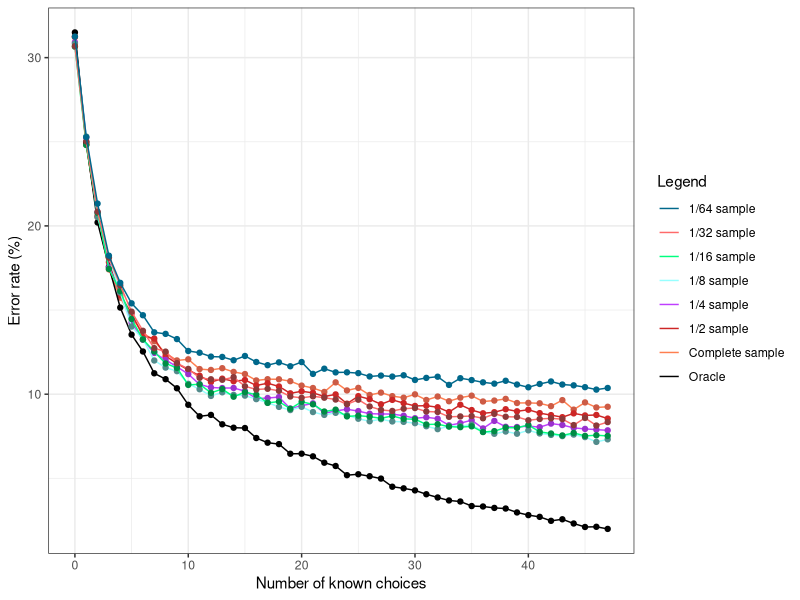
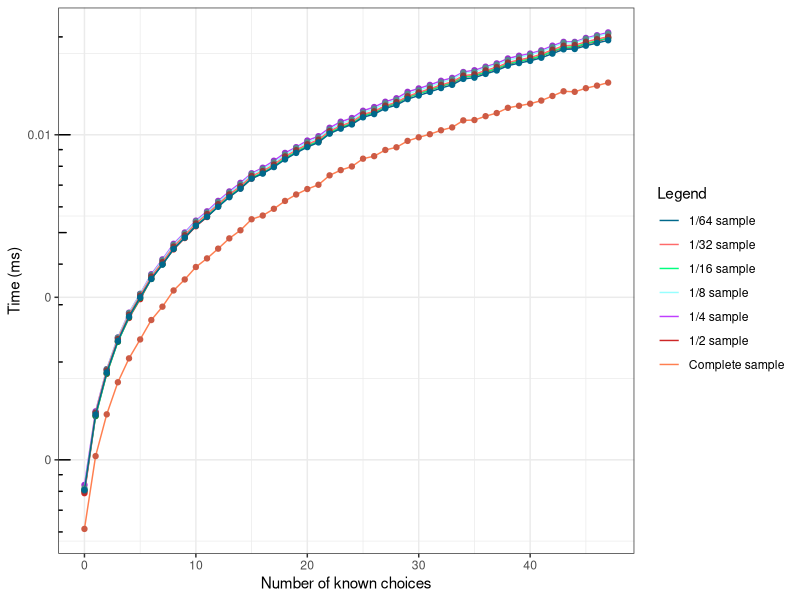

These figures' R source, in order:
library(ggplot2)

#--------------------------------------------------------------------------------------------
#Parametres globaux
dataset_name = "renault_small_header"
algo_name = "naif"
taille_img_x = 1024/2
taille_img_y = 720/2
#fin parametres globaux
#--------------------------------------------------------------------------------------------

#--------------------------------------------------------------------------------------------
#data

oracle = c(0.68502658003544,0.7502584170112226,0.7979548139397519,0.8242395156526875,0.8485307147076196,0.8646264028352038,0.8746308328411104,0.8875886001181335,0.8910956881275842,0.8964855286473715,0.9063053750738335,0.91313496751329,0.912322799763733,0.9178972238629651,0.9199276432368576,0.9201122268163024,0.926055818074424,0.9288245717660957,0.9296736562315416,0.9353957471943296,0.9353588304784406,0.9369462492616657,0.940711754282339,0.9426683402244537,0.9481320141760189,0.9475782634376846,0.9487595983461311,0.9501624335499114,0.9549985233313645,0.9559583579444773,0.9571766095688128,0.9594654459539279,0.9613851151801536,0.9631571175428234,0.9637847017129356,0.9664796219728293,0.966738038984052,0.9675871234494979,0.9679562906083875,0.9702820437093916,0.9718694624926166,0.9729031305375074,0.9752658003544005,0.9743428824571766,0.9768532191376255,0.978920555227407,0.9788098050797401,0.9800649734199646)
courbe1 = c(0.6878322504430006,0.7516612522150029,0.7948168930891908,0.8258269344359126,0.8426609568812758,0.8545112226816303,0.8633712344949793,0.8685764914353219,0.8756275841701122,0.8799468399291199,0.8792823390431187,0.8850782634376846,0.88559509746013,0.8845614294152392,0.8867764323685765,0.8880316007088009,0.8918340224453633,0.8910956881275842,0.8911326048434731,0.8922770230360307,0.8948981098641465,0.8963378617838157,0.8986636148848198,0.8929784406379209,0.897777613703485,0.8962640283520378,0.9004725339633786,0.8990696987595983,0.9011739515652688,0.9020968694624926,0.9001033668044891,0.9034627879503839,0.9013954518606024,0.9042011222681631,0.9020599527466037,0.9008786178381571,0.9043487891317188,0.9037950383933845,0.9027982870643827,0.9052347903130538,0.9051609568812758,0.9054193738924985,0.9071175428233904,0.9035366213821618,0.9091848789131719,0.9049025398700532,0.9078927938570585,0.90748670998228)
courbe1_2 = c(0.6874692390983365,0.7515995668865045,0.7939757850182104,0.8215375529087509,0.8412245299734226,0.852052367358992,0.8653410768776454,0.8669160350428192,0.8773993503297569,0.8817304852839847,0.8856186632542573,0.8890146667979132,0.8928044098828625,0.8907864947337336,0.8923122354562457,0.8915739738163205,0.8948223250319913,0.893493454080126,0.8954129343439315,0.8994979820848509,0.8982675460183089,0.8992026774288808,0.9013682449059947,0.9001378088394527,0.9056501624175608,0.901171375135348,0.9029924205138301,0.9059946845161926,0.9033861600551235,0.905305640318929,0.9069790333694261,0.9068313810414411,0.907766512452013,0.9106211241263904,0.9062899891721626,0.9094399055025101,0.9113593857663156,0.9107195590117138,0.9089477310758933,0.9101781671424353,0.9092430357318634,0.9112609508809922,0.9124421695048726,0.9136726055714145,0.9114086032089772,0.9126390392755193,0.9123437346195492,0.914509302096663)
courbe1_4 = c(0.6908538643266959,0.7475531555855551,0.7918916638542018,0.824628754640567,0.8394363820452244,0.8574502193722578,0.8676594667566655,0.8755062436719541,0.8796405669929126,0.8836905163685453,0.8880779615254809,0.894195072561593,0.8960091123860952,0.8963466081673979,0.8963044211947351,0.898202834964563,0.9025902801214984,0.9022949713128586,0.9017043536955788,0.908580830239622,0.9068511643604455,0.9054589942625717,0.9113651704353696,0.909930813364833,0.9089605129935876,0.9100573742828215,0.9116182922713466,0.9117448531893352,0.9118292271346609,0.9127995275059062,0.9142760715491056,0.9137276409044887,0.9145713803577455,0.9184947688153898,0.9172291596355046,0.9154573067836652,0.9203509956125548,0.9158791765102936,0.9193806952413095,0.919507256159298,0.9189588255146811,0.9195916301046237,0.9174822814714816,0.9183260209247385,0.9200134998312521,0.9206463044211948,0.9210681741478232,0.9214900438744515)
courbe1_8 = c(0.6917352443201953,0.7469386147970233,0.7947395361656888,0.8186006221207229,0.8395873528369493,0.8597865889672008,0.8673859117218569,0.8799858250974525,0.8841989211324172,0.886325156514549,0.8938457298106075,0.8970744576131039,0.9010513052722763,0.8988856951608458,0.9004213096034964,0.9008544316257826,0.9029412922786156,0.9050281529314486,0.9075481356065677,0.909438122612907,0.907508760877269,0.9106193644918691,0.9123124778517148,0.911091861243454,0.9125093514982084,0.9145962121510415,0.9160924518643935,0.9148718352561326,0.9162105760522896,0.916446824428082,0.9172343190140568,0.9190455565617986,0.920778044650943,0.9190061818324999,0.9189668071032011,0.918100563058629,0.9223136590935938,0.9235342757018545,0.9221955349056975,0.9234949009725558,0.9214867897783203,0.9233374020553609,0.9242036460999331,0.9249123912273103,0.9240067724534394,0.9255030121667913,0.9283379926763003,0.9268417529629484)
courbe1_16 = c(0.6934918457552203,0.7519433013260174,0.7922572778539857,0.8255601280292638,0.8387059899405579,0.855319311080628,0.8674744703551288,0.8746761164456638,0.8817634506934918,0.8843926230757506,0.8944901691815272,0.8941091297058376,0.8991769547325102,0.8969669257735101,0.9015012955342173,0.8987959152568206,0.9003200731595793,0.9051592745008383,0.904397195549459,0.9086648376771833,0.9045115073921658,0.9060356652949245,0.910303307422649,0.9091982929431489,0.9131992074378905,0.912780064014632,0.9133516232281664,0.9143423258649596,0.9129324798049078,0.9146852613930804,0.9148757811309252,0.9180003048315806,0.9178478890413047,0.9192577351013566,0.9196006706294773,0.9191053193110806,0.9224965706447188,0.9219631153787532,0.91986739826246,0.9199817101051669,0.9183432403597013,0.9223822588020119,0.9233729614388051,0.9245160798658741,0.9230300259106844,0.9247828074988569,0.9244017680231672,0.9247828074988569)
courbe1_32= c(0.6931788352645591,0.7497656279296508,0.791577605279934,0.8189147635654555,0.8353770577867776,0.8509768627892151,0.8623392207597405,0.8726515918551018,0.8747140660741741,0.8816139798252521,0.8849889376382796,0.8902763715453557,0.8911388607642404,0.8914388570142873,0.8899013762327971,0.8953013087336408,0.8972137848276897,0.8968012899838752,0.8980012749840627,0.90137623279709,0.902163722953463,0.9012637342033225,0.9020887238909514,0.9031762102973713,0.9059886751415608,0.9032887088911389,0.9073011587355158,0.9093636329545881,0.9099636254546818,0.9086511418607267,0.9082386470169123,0.9103011212359845,0.9105636179547756,0.9134510818614767,0.9132260846739416,0.9130010874864064,0.9143135710803615,0.9116886038924513,0.9134135823302209,0.9135260809239885,0.915513556080549,0.9147260659241759,0.9143510706116174,0.9148385645179435,0.9183635204559943,0.9141260734240823,0.9186260171747853,0.9166010424869689)
courbe1_64 = c(0.687488373823431,0.7472376204471892,0.7867480188995126,0.8177015513970014,0.8338479854161241,0.8460136165779977,0.8530823319319916,0.86323895978273,0.8641690539082555,0.8672569664050002,0.874325681758994,0.8753673871795826,0.8776740206108858,0.8778600394359909,0.879831838982105,0.8773019829606756,0.8808735444026935,0.8827709364187656,0.8810967669928197,0.8834034004241229,0.8809107481677145,0.8879422597566874,0.8848543472599427,0.8870493693961828,0.8870121656311619,0.8874958145764351,0.8894676141225492,0.8889467614122549,0.8895420216525912,0.8887607425871498,0.8915510249637263,0.8903233007180327,0.8896164291826333,0.8944901224003869,0.8905093195431377,0.8916254324937684,0.8929647680345251,0.8937460470999665,0.8920346739089996,0.8942668998102608,0.8959038654711857,0.8939320659250716,0.8924439153242308,0.8942668998102608,0.8947505487555341,0.8958294579411437,0.8972804047769635,0.8963131068864169)

tps_courbe1 = c(6.130709539279385E-4,0.0010267396264028352,0.0013801202008269344,0.0017326179858239811,0.0020518761444181925,0.002346206364441819,0.002692112743650325,0.002958922474896633,0.003319325125516834,0.003587738038984052,0.003918995643827525,0.004165597903130537,0.0044631892350856465,0.0047999383490844654,0.0050834096647962195,0.005496392166272888,0.005642942336089782,0.005919015468103957,0.00625843687241583,0.006549908446544596,0.006807933069994093,0.007017995976077968,0.007500659111045482,0.007785269750443,0.007988596204961607,0.008440687869167159,0.008594035624630833,0.00897847844063792,0.00915021902687537,0.009574535513880685,0.00982102030419374,0.010038620016243355,0.010323273922031896,0.010534935727997637,0.011071919115475488,0.011099380094506792,0.011406020230360307,0.011662656083874779,0.01210107704518606,0.012279355212640284,0.01246057553160071,0.01273974667749557,0.013162413319551093,0.013605502362669816,0.013554199940933254,0.0139077325753101,0.014163541088304784,0.014468727148552865)
tps_courbe1_2 = c(7.896655182596712E-4,0.00136714460084654,0.0018382601634019096,0.0023135754503396003,0.0027310056107884635,0.003120814499458608,0.003603981986415986,0.004000695737769466,0.004439287626734915,0.004811042228565804,0.005229605374544739,0.00558334319322768,0.006044210847524363,0.006462290776651245,0.0068404017127670046,0.007332424106703416,0.007628736883551531,0.007985123437346196,0.00846777679889753,0.008848054975883453,0.009243433704104735,0.009533821832857566,0.010131402451028644,0.010554990648685895,0.010800761147750762,0.01143700054139187,0.011710552268924106,0.012199991731469633,0.012481054582143911,0.013034857220198839,0.013408260950880992,0.013705166453391081,0.014126937296978049,0.014419763411753125,0.015037123978738064,0.015200521015848017,0.015526930012796536,0.015973549660399645,0.016436697509597403,0.016864112166551825,0.017033485628506744,0.017495202874298652,0.018020672802441184,0.018484550497096172,0.018490978393542672,0.019085730485283985,0.019323699970469534,0.019859871444039768)
tps_courbe1_4 = c(8.372355298683767E-4,0.0014098875295308808,0.0019005518477894026,0.0023786835977050286,0.0028356536027674653,0.0032410133310833613,0.0037233806952413095,0.004136647316908539,0.004618874409382382,0.005003784888626392,0.005442994600067499,0.005812966967600405,0.006259881454606818,0.006692792271346608,0.007114445072561593,0.0076133146726290925,0.00791632888963888,0.00831886103611205,0.00879309584880189,0.009158950472494093,0.009597938069524132,0.009898066022612218,0.010508173557205534,0.010967922713466081,0.011258662799527506,0.011853312942963212,0.012169930349308133,0.01263404530880864,0.01294923050961863,0.013551132635842051,0.013883738862639217,0.014235005737428282,0.014656054463381708,0.014960523666891663,0.015595641832602092,0.015791799485318933,0.01619693680391495,0.016574545688491395,0.01716547498312521,0.017500741436044548,0.017771976965912924,0.01817950438744516,0.018795689039824502,0.01930797941275734,0.019305915372932837,0.0198519760799865,0.02023579201822477,0.02064334395038812)
tps_courbe1_8 = c(8.174674961609639E-4,0.001396762767255975,0.0018997574122927906,0.0023767877702090797,0.0028282199078631335,0.0032370688270268143,0.003699579320392172,0.00410908591565933,0.004582841516714573,0.0049667959207780445,0.005408918888057644,0.005760380005512462,0.006201459739339292,0.006634193881167067,0.007037781745875497,0.007563234830885538,0.007842090168130094,0.00821617234319014,0.008682229475922353,0.009093820293735481,0.009478014489900382,0.009787329172736937,0.010378890656376738,0.010822900381934874,0.01111578836083002,0.01170139859038469,0.012015959286529905,0.012497175611292672,0.012793626412568414,0.013356430602039612,0.013698007599322755,0.014077768752214828,0.014487094578099775,0.014801871795881404,0.015495207937945427,0.015598007205575462,0.016062024884828916,0.016427142221522226,0.016955137969051463,0.01728141091467496,0.017622506831515533,0.01801991061936449,0.018588217584754103,0.01915965243926448,0.019189747647359923,0.019706255502618418,0.02008786018033626,0.02045212300665433)
tps_courbe1_16 = c(8.066248666361835E-4,0.0013625513260173755,0.0018439873113854596,0.0023067941624752325,0.0027453697226032616,0.0031464016537113243,0.00360129420057918,0.003993691281816796,0.004459384926078342,0.004841049154092364,0.005266868160341411,0.005621437738149672,0.006036347279378144,0.006476498323426307,0.006879669524462734,0.007387766841944825,0.0076503258649596095,0.008021924973327236,0.008469494703551288,0.008875475118122237,0.009257206523395824,0.009553882106386222,0.010158583752476757,0.010555149329370522,0.010861235139460449,0.011434583485749123,0.011717370294162475,0.01219253856119494,0.012514100670629478,0.013037701836610273,0.013390671810699589,0.013711583409541228,0.014128262117055326,0.014442957857033988,0.015088209457399786,0.015192082571254381,0.015609799725651578,0.01599083561957019,0.01653878650358177,0.01682968606157598,0.017106805403139764,0.01748587136107301,0.018054886145404663,0.018587702103337905,0.018649432479804908,0.019094265546410607,0.01946907007315958,0.019844276558451456)
tps_courbe1_32= c(7.996946038174523E-4,0.0013954082948963139,0.0018841558480518993,0.002352664791690104,0.0027958579142760716,0.0032020343120710993,0.003661660441744478,0.004058391832602092,0.004528742078224022,0.004907009224884689,0.005336023737203285,0.005701504706191173,0.006115457794277571,0.006554448156898039,0.006945168485393932,0.007464861589230135,0.007731456331795852,0.00809628874639067,0.008575975062811715,0.00896326782165223,0.009349349533130836,0.00965686710166123,0.010257422469719129,0.010656559530505868,0.010957884688941388,0.01155368320395995,0.011807964225447182,0.012289957400532493,0.012595649904376196,0.013131312446094424,0.013494844901938726,0.01385575006562418,0.014232289383882702,0.014558826152173097,0.015198738965762928,0.015341656841789477,0.015769582405219935,0.016147345333183336,0.01666851033112086,0.01700142910713616,0.017273906926163422,0.017699431057111786,0.01825754884313946,0.018785691716353546,0.018867088911388608,0.019312333933325834,0.019679707503656205,0.020030506768665392)
tps_courbe1_64 = c(8.074874437293054E-4,0.0013778083634063767,0.0018573052940957626,0.0023224397485025485,0.0027588893932065923,0.0031611141783548496,0.0036020968041965847,0.003986362439078835,0.004455865359574389,0.004825142602031326,0.005249787826928085,0.0055924568994382235,0.006002156813869564,0.00642538952341977,0.0068237965326091,0.007328370809925965,0.00759368213103166,0.007953368428885003,0.008396396145689943,0.008792877934446965,0.00916275147884966,0.009472555415007999,0.010077919788682615,0.01044092812232598,0.010757125637114477,0.011313223594627777,0.011574818817664348,0.012052961196473084,0.012343279697905428,0.01286907876037055,0.013202572119498494,0.013545826407232411,0.013920041965846943,0.014243107184047026,0.014853628706425091,0.014981941962126568,0.015387038208266677,0.01576545050039064,0.016308636072770565,0.016616095316045985,0.016879148517429964,0.01725584839465754,0.017766837791584507,0.018314571040589308,0.018356110718404702,0.01878958603370661,0.019153817775958926,0.01952745221176383)

#--------------------------------------------------------------------------------------------
#parametres graphes
# -- manuels
x_pas_erreur = 4
y_pas_erreur = 3
x_legend_erreur = 0
y_legend_erreur = 50
y_padding_erreur = 1

x_pas_time = 4
y_pas_time = 3
x_legend_time = 0
y_legend_time = 0.013
y_padding_time = 0.01

# -- auto calcul

#MAJ VERS ERROR
oracle = 100-100*oracle
courbe1 = 100-100*courbe1
courbe1_2 = 100-100*courbe1_2
courbe1_4 = 100-100*courbe1_4
courbe1_8 = 100-100*courbe1_8
courbe1_16 = 100-100*courbe1_16
courbe1_32 = 100-100*courbe1_32
courbe1_64 = 100-100*courbe1_64

nb_val = length(oracle)

min_val_erreur = 30000
min_val_erreur = min(min_val_erreur,100-100*oracle)
min_val_erreur = min(min_val_erreur,100-100*courbe1)
min_val_erreur = min(min_val_erreur,100-100*courbe1_2)
min_val_erreur = min(min_val_erreur,100-100*courbe1_4)
min_val_erreur = min(min_val_erreur,100-100*courbe1_8)
min_val_erreur = min(min_val_erreur,100-100*courbe1_16)
min_val_erreur = min(min_val_erreur,100-100*courbe1_32)
min_val_erreur = min(min_val_erreur,100-100*courbe1_64)
min_val_erreur = ceiling(min_val_erreur)

max_val_erreur = 0
max_val_erreur = max(max_val_erreur,100-100*oracle)
max_val_erreur = max(max_val_erreur,100-100*courbe1)
max_val_erreur = max(max_val_erreur,100-100*courbe1_2)
max_val_erreur = max(max_val_erreur,100-100*courbe1_4)
max_val_erreur = max(max_val_erreur,100-100*courbe1_8)
max_val_erreur = max(max_val_erreur,100-100*courbe1_16)
max_val_erreur = max(max_val_erreur,100-100*courbe1_32)
max_val_erreur = max(max_val_erreur,100-100*courbe1_64)
max_val_erreur = floor(max_val_erreur)

size = 0:(nb_val-1)
x_lim_erreur = c(0,(nb_val-1))
if(min_val_erreur-y_padding_erreur <= 0){
  min_val_erreur = min_val_erreur+y_padding_erreur+0.00001
}
y_lim_erreur = c((min_val_erreur-y_padding_erreur),(max_val_erreur+y_padding_erreur))
x_axp_erreur = c(0, (nb_val-1), x_pas_erreur)
y_axp_erreur = c((min_val_erreur-y_padding_erreur),(max_val_erreur+y_padding_erreur),y_pas_erreur)

min_val_time = 30000
min_val_time = min(min_val_erreur,100-100*tps_courbe1)
min_val_time = min(min_val_erreur,100-100*tps_courbe1_2)
min_val_time = min(min_val_erreur,100-100*tps_courbe1_4)
min_val_time = min(min_val_erreur,100-100*tps_courbe1_8)
min_val_time = min(min_val_erreur,100-100*tps_courbe1_16)
min_val_time = min(min_val_erreur,100-100*tps_courbe1_32)
min_val_time = min(min_val_erreur,100-100*tps_courbe1_64)
min_val_time = ceiling(min_val_erreur)

max_val_time = 0
max_val_time = max(max_val_time,tps_courbe1)
max_val_time = max(max_val_time,tps_courbe1_2)
max_val_time = max(max_val_time,tps_courbe1_4)
max_val_time = max(max_val_time,tps_courbe1_8)
max_val_time = max(max_val_time,tps_courbe1_16)
max_val_time = max(max_val_time,tps_courbe1_32)
max_val_time = max(max_val_time,tps_courbe1_64)
max_val_time = floor(max_val_time)

x_lim_time = c(0,(nb_val-1))
if(min_val_time-y_padding_time <= 0){
  min_val_time = min_val_time+y_padding_time+0.00001
}

png(file=paste("Taux_erreur_sur_",dataset_name,"_",algo_name,".png",sep=""), bg="white", width=taille_img_x, height=taille_img_y, pointsize = 12)
(ggplot(NULL, aes(size)) + #scale_y_log10(breaks = round(seq(0, 100, by = 5),1)) + annotation_logticks(sides="l") +
  ylab("Error rate (%)") + xlab("Number of known choices") + theme_bw() #+ theme(legend.position="bottom")
+geom_line(aes(y=courbe1, colour="Complete sample",shape="a")) + geom_point(aes(y=courbe1), colour="coral3") 
+geom_line(aes(y=courbe1_2, colour="1/2 sample",shape="b")) + geom_point(aes(y=courbe1_2), colour="firebrick3") 
+geom_line(aes(y=oracle, colour="Oracle",shape="b")) + geom_point(aes(y=oracle), colour="black") 
+geom_line(aes(y=courbe1_4, colour="1/4 sample")) + geom_point(aes(y=courbe1_4), colour="darkorchid3") 
+geom_line(aes(y=courbe1_8, colour="1/8 sample")) + geom_point(aes(y=courbe1_8), colour="darkslategray4") 
+geom_line(aes(y=courbe1_16, colour="1/16 sample")) + geom_point(aes(y=courbe1_16), colour="springgreen4") 
+geom_line(aes(y=courbe1_32, colour="1/32 sample")) + geom_point(aes(y=courbe1_32), colour="indianred4") 
+geom_line(aes(y=courbe1_64, colour="1/64 sample")) + geom_point(aes(y=courbe1_64), colour="deepskyblue4") 
+ scale_colour_manual(name = 'Legend', guide = 'legend',
                      limits = c(NULL
                                 ,'1/64 sample' #1_64
                                 ,'1/32 sample' #1_32
                                 ,'1/16 sample' #1_16
                                 ,'1/8 sample' #1_8
                                 ,'1/4 sample' #1_4
                                 ,'1/2 sample' #1_2
                                 ,'Complete sample' #courbe1
                                 ,'Oracle' #oracleVrai
                      ),
                      values =c(NULL
                                ,'Complete sample'='coral' #courbe1
                                ,'1/2 sample'='firebrick3' #1_2
                                ,'1/4 sample'='darkorchid1' #1_4
                                ,'1/8 sample'='darkslategray1' #1_8
                                ,'1/16 sample'='springgreen' #1_16
                                ,'1/32 sample'='indianred1' #1_32
                                ,'1/64 sample'='deepskyblue4' #1_64
                                ,'Oracle'='black' #oracleVrai
                      )))

dev.off()

png(file=paste("Temps_sur_",dataset_name,"_",algo_name,".png",sep=""), bg="white", width=taille_img_x, height=taille_img_y, pointsize = 12)
(ggplot(NULL, aes(size))
+ scale_y_log10(
  breaks = scales::trans_breaks("log10", function(x) 10^x),
  labels = scales::trans_format("log10", function(x) round(10^x,2)))
+ annotation_logticks(sides="l")
+ theme_bw() +
  ylab("Time (ms)") + xlab("Number of known choices") #+ theme(legend.position="bottom")
+geom_line(aes(y=tps_courbe1, colour="Complete sample",shape="a")) + geom_point(aes(y=tps_courbe1), colour="coral3") 
+geom_line(aes(y=tps_courbe1_2, colour="1/2 sample",shape="b")) + geom_point(aes(y=tps_courbe1_2), colour="firebrick3") 
+geom_line(aes(y=tps_courbe1_4, colour="1/4 sample")) + geom_point(aes(y=tps_courbe1_4), colour="darkorchid3") 
+geom_line(aes(y=tps_courbe1_8, colour="1/8 sample")) + geom_point(aes(y=tps_courbe1_8), colour="darkslategray4") 
+geom_line(aes(y=tps_courbe1_16, colour="1/16 sample")) + geom_point(aes(y=tps_courbe1_16), colour="springgreen4") 
+geom_line(aes(y=tps_courbe1_32, colour="1/32 sample")) + geom_point(aes(y=tps_courbe1_32), colour="indianred4") 
+geom_line(aes(y=tps_courbe1_64, colour="1/64 sample")) + geom_point(aes(y=tps_courbe1_64), colour="deepskyblue4") 
+ scale_colour_manual(name = 'Legend', guide = 'legend',
                      limits = c(NULL
                                 ,'1/64 sample' #1_64
                                 ,'1/32 sample' #1_32
                                 ,'1/16 sample' #1_16
                                 ,'1/8 sample' #1_8
                                 ,'1/4 sample' #1_4
                                 ,'1/2 sample' #1_2
                                 ,'Complete sample' #courbe1
                      ),
                      values =c(NULL
                                ,'Complete sample'='coral' #courbe1
                                ,'1/2 sample'='firebrick3' #1_2
                                ,'1/4 sample'='darkorchid1' #1_4
                                ,'1/8 sample'='darkslategray1' #1_8
                                ,'1/16 sample'='springgreen' #1_16
                                ,'1/32 sample'='indianred1' #1_32
                                ,'1/64 sample'='deepskyblue4' #1_64
                      )))
dev.off()
